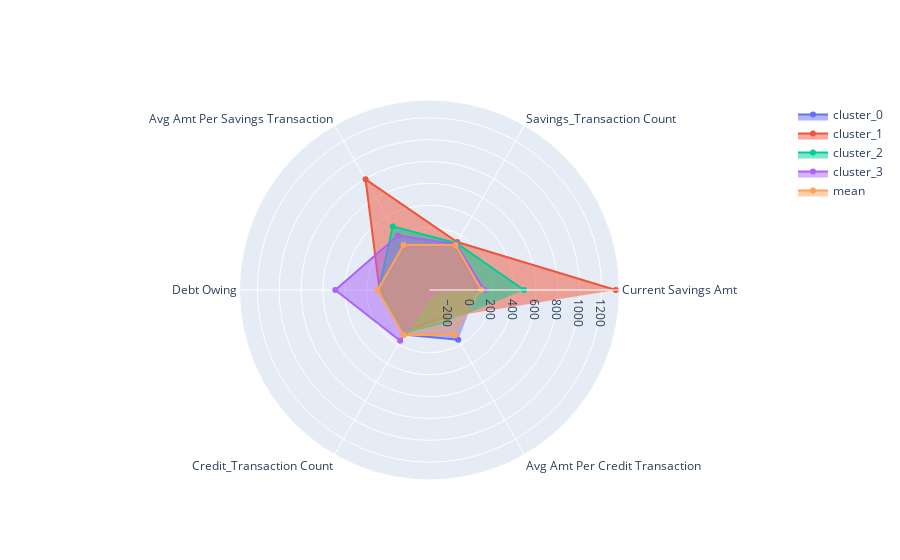

This figure's notebook cell:
### Code cell
import plotly.graph_objects as go

#assign cluster to customers
active_accounts_seg['cluster'] = KMeans(n_clusters=4, n_init=20).fit_predict(active_accounts_seg)

# clusters size
active_accounts_seg['cluster'].value_counts()

# data to radar chart
df_radar = active_accounts_seg.groupby('cluster').mean().divide(active_accounts_seg.drop('cluster',axis=1).mean())*100

plot_radar_chart(df_radar)

### Figure 1 — Plotly figure (JSON) as saved in the notebook; plotly's stock layout.template omitted (floating-point values rounded to 4 significant figures)
{"data": [{"fill": "toself", "name": "cluster_0", "r": [62.06, 97.63, 72.29, 66.05, 96.82, 150.1], "theta": ["Current Savings Amt ", "Savings_Transaction Count", "Avg Amt Per Savings Transaction", "Debt Owing", "Credit_Transaction Count", "Avg Amt Per Credit Transaction"], "type": "scatterpolar"}, {"fill": "toself", "name": "cluster_1", "r": [1329.0, 131.5, 793.8, 82.04, 50.25, -85.31], "theta": ["Current Savings Amt ", "Savings_Transaction Count", "Avg Amt Per Savings Transaction", "Debt Owing", "Credit_Transaction Count", "Avg Amt Per Credit Transaction"], "type": "scatterpolar"}, {"fill": "toself", "name": "cluster_2", "r": [489.4, 119.0, 296.7, 90.57, 70.23, -42.97], "theta": ["Current Savings Amt ", "Savings_Transaction Count", "Avg Amt Per Savings Transaction", "Debt Owing", "Credit_Transaction Count", "Avg Amt Per Credit Transaction"], "type": "scatterpolar"}, {"fill": "toself", "name": "cluster_3", "r": [126.9, 110.0, 201.2, 486.5, 161.1, -340.7], "theta": ["Current Savings Amt ", "Savings_Transaction Count", "Avg Amt Per Savings Transaction", "Debt Owing", "Credit_Transaction Count", "Avg Amt Per Credit Transaction"], "type": "scatterpolar"}, {"fill": "toself", "name": "mean", "r": [100, 100, 100, 100, 100, 100], "theta": ["Current Savings Amt ", "Savings_Transaction Count", "Avg Amt Per Savings Transaction", "Debt Owing", "Credit_Transaction Count", "Avg Amt Per Credit Transaction"], "type": "scatterpolar"}], "layout": {"autosize": true, "polar": {"angularaxis": {"type": "category"}, "radialaxis": {"autorange": true, "range": [-389.8, 1378.0], "type": "linear", "visible": true}}, "showlegend": true}}
